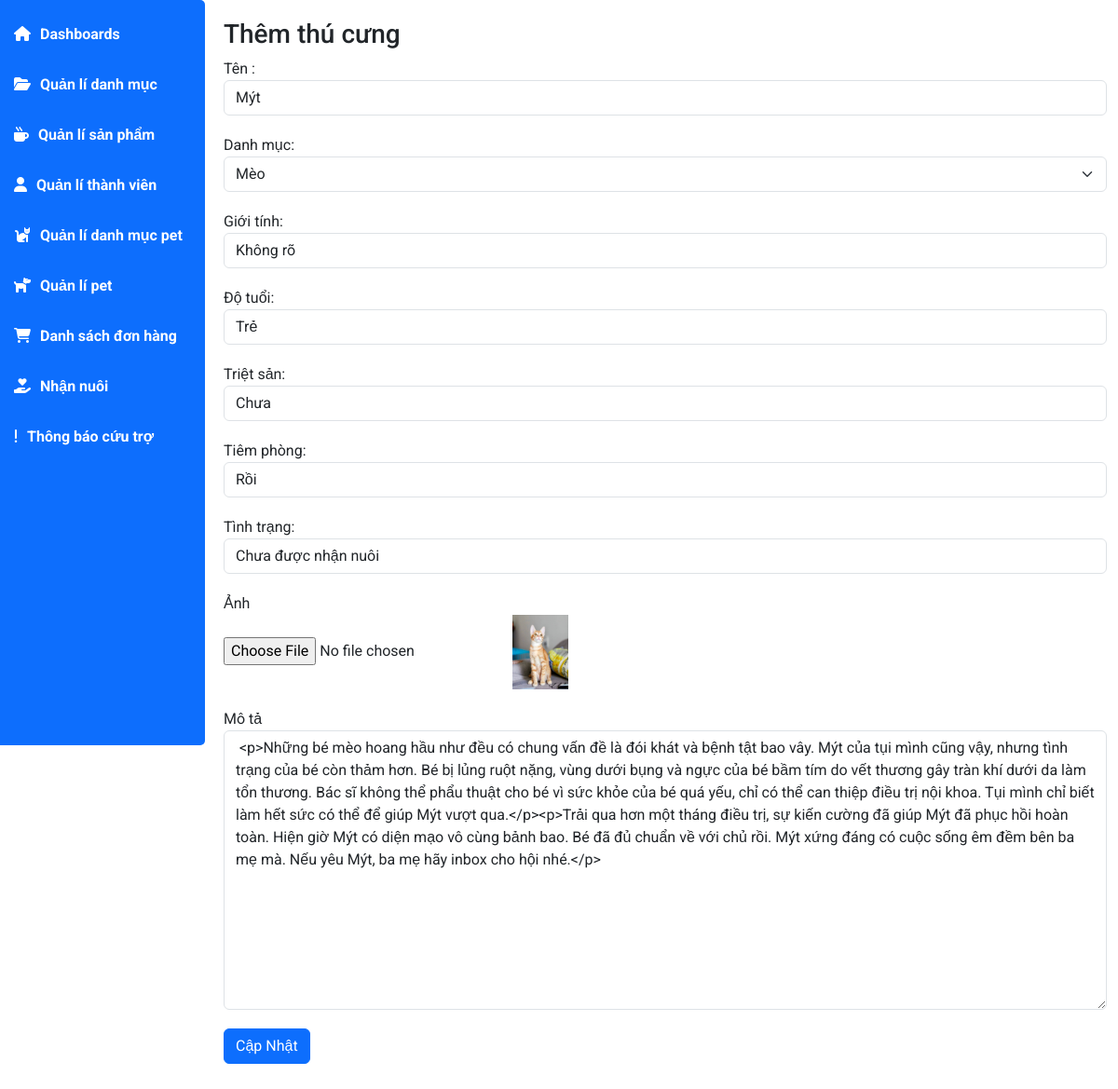
Screenshot of /admin/index.php?act=suapet&id=3 with the database file from the repository.
### tables this page shows
CREATE TABLE `tbl_pet` (
  `idPet` int(11) NOT NULL,
  `tenPet` varchar(255) NOT NULL,
  `idDMP` int(11) NOT NULL,
  `gioiTinh` varchar(255) NOT NULL,
  `doTuoi` varchar(255) NOT NULL,
  `trietSan` varchar(255) NOT NULL,
  `tiemPhong` varchar(255) NOT NULL,
  `tinhTrangPet` varchar(255) NOT NULL,
  `imgpet` text NOT NULL,
  `motaPet` text NOT NULL
);

### model/pdo.php (called while the page is built, shortened)
<?php
function pdo_get_connection(){
    $dburl = "mysql:host=localhost;dbname=dacs2;charset=utf8";
    $username = 'root';
    $password = '';
    $conn = new PDO($dburl, $username, $password);
    $conn->setAttribute(PDO::ATTR_ERRMODE, PDO::ERRMODE_EXCEPTION);
    return $conn;
}
function pdo_query($sql){
    $sql_args = array_slice(func_get_args(), 1);
    try{
        $conn = pdo_get_connection();
        $stmt = $conn->prepare($sql);
        $stmt->execute($sql_args);
        $rows = $stmt->fetchAll();
        return $rows;
    }
    catch(PDOException $e){
        throw $e;
    }
    finally{
        unset($conn);
    }
}
function pdo_query_one($sql){
    $sql_args = array_slice(func_get_args(), 1);
    try{
        $conn = pdo_get_connection();
        $stmt = $conn->prepare($sql);
        $stmt->execute($sql_args);
        $row = $stmt->fetch(PDO::FETCH_ASSOC);
        return $row;
    }
    catch(PDOException $e){
        throw $e;
    }
    finally{
        unset($conn);
    }
}

### model/pet.php (called while the page is built, shortened)
<?php
function loadone_pet($id){
    $sql="SELECT * FROM tbl_pet WHERE idPet=".$id;
    $pet=pdo_query_one($sql);
    return $pet;
}
?>

### model/danhmucpet.php (called while the page is built, shortened)
<?php
function loadall_danhmucpet(){
    $sql="SELECT * FROM tbl_danhmuc_pet ORDER BY idDanhMucPet DESC";
    $listdanhmuc=pdo_query($sql);
    return $listdanhmuc;
}
?>

### admin/view/pet/update.php (the view, shortened to what this page needs)
<?php
    if(is_array($pet)){
        extract($pet);
    }
    $hinhpath="../upload/thucung/".$imgpet;
    if(is_file($hinhpath)){
        $hinh='<img src="'.$hinhpath.'" height="80">';
    }else{
        $hinh='Không tồn tại ảnh';
    }
?>
<div class="main-content">
                <h3 class="title-page">
                    Thêm thú cưng
                </h3>
                <form class="addPro" action="index.php?act=updatepet" method="POST" enctype="multipart/form-data">
                    <div class="form-group">
                        <label for="tensp">Tên :</label>
                        <input type="text" class="form-control" name="tenpet" id="tenpet" placeholder="Nhập tên thú cưng" value="<?=$tenPet?>">
                    </div>
                    <div class="form-group">
                        <label for="categories">Danh mục:</label>
                        <select class="form-select" aria-label="Default select example" name="iddmpet">
                            <?php
                                foreach ($listdanhmucpet as $tbl_danhmuc_pet) {
                                    if($idDMP==$tbl_danhmuc_pet['idDanhMucPet']){
                                        echo '<option value="'.$tbl_danhmuc_pet['idDanhMucPet'].'" selected>'.$tbl_danhmuc_pet['tenDanhMucPet'].'</option>';
                                    }
                                    else{
                                        echo '<option value="'.$tbl_danhmuc_pet['idDanhMucPet'].'">'.$tbl_danhmuc_pet['tenDanhMucPet'].'</option>';
                                    }
                                }
                            ?>
                        </select>
                    </div>
                    <div class="form-group">
                        <label for="name">Giới tính:</label>
                        <input type="text" class="form-control" name="gioitinh" id="gioitinh" placeholder="Nhập giới tính" value="<?=$gioiTinh?>">
                    </div>
                    <div class="form-group">
                        <label for="name">Độ tuổi:</label>
                        <input type="text" class="form-control" name="dotuoi" id="dotuoi" placeholder="Nhập độ tuổi" value="<?=$doTuoi?>">
                    </div>
                    <div class="form-group">
                        <label for="name">Triệt sản:</label>
                        <input type="text" class="form-control" name="trietsan" id="trietsan" value="<?=$trietSan?>">
                    </div>
                    <div class="form-group">
                        <label for="name">Tiêm phòng:</label>
                        <input type="text" class="form-control" name="tiemphong" id="tiemphong" value="<?=$tiemPhong?>">
                    </div>
                    <div class="form-group">
                        <label for="name">Tình trạng:</label>
                        <input type="text" class="form-control" name="tinhtrang" id="tinhtrang" value="<?=$tinhTrangPet?>">
                    </div>
                    <div class="form-group">
                        <label for="exampleInputFile">Ảnh</label>
                        <div class="custom-file">
                            <input type="file" name="hinh" class="custom-file-input" id="exampleInputFile">
                            <?=$hinh?>
                        </div>
                    </div>
                    <div class="form-group" >
                        <label>Mô tả</label>
                        <textarea class="form-control" name="motapet" rows="3" id="editor"
                        placeholder="Nhập mô tả về thú cưng" style="height: 300px;"> <?=$motaPet?></textarea>
                    </div>
                    <div class="form-group">
                        <input type="submit" name="capnhat" class="btn btn-primary" value="Cập Nhật"></input>
                    </div>
                </form>
            </div>

### admin/view/assets/css/main.css (style rules this page uses)
* { padding: 0; margin: 0; box-sizing: border-box; font-family: 'Roboto', sans-serif; }
body { background-color: #e6e6e6; }
.main-content { padding-left: 240px; padding-bottom: 20px; }
.main-content .title-page { padding-top: 20px; }
.addPro .form-group { margin-bottom: 20px; }

### rows the page displays
tbl_pet: tenpet "Mýt", gioitinh "Không rõ", dotuoi "Trẻ", trietsan "Chưa", tiemphong "Rồi", tinhtrang "Chưa được nhận nuôi", imgpet (picture), motapet "<p>Những bé mèo hoang hầu như đều có chung vấn đề là đói khát và bệnh tật bao vây. Mýt của tụi mình cũng vậy, nhưng tình trạng của bé còn thảm hơn. Bé bị lủng ruột nặng, vùng dưới bụng và ngực của bé bầm tím do vết thương gây tràn khí dưới da làm tổn thương. Bác sĩ không thể phẩu thuật cho bé vì sức khỏe của bé quá yếu, chỉ có thể can thiệp điều trị nội khoa. Tụi mình chỉ biết làm hết sức có thể để giúp Mýt vượt qua.</p><p>Trải qua hơn một tháng điều trị, sự kiến cường đã giúp Mýt đã phục hồi hoàn toàn. Hiện giờ Mýt có diện mạo vô cùng bảnh bao. Bé đã đủ chuẩn về với chủ rồi. Mýt xứng đáng có cuộc sống êm đềm bên ba mẹ mà. Nếu yêu Mýt, ba mẹ hãy inbox cho hội nhé.</p>"

### other values shown
form field iddmpet "Mèo"
